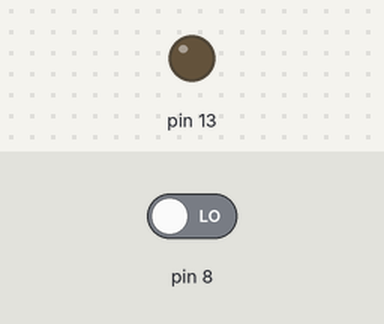
This sketch was run on a simulated Arduino Uno, built with avr-gcc and run on an emulated ATmega328P. Shown: output pins drawn as LEDs (lit = HIGH). Inputs (shaded band) come from the test bench; at power-on: pin 8 LOW.

Above: at 1.2 s.
1.3 s: pin 8 driven HIGH
At 1.7 s:
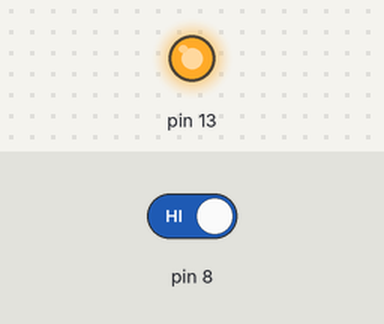
2.9 s: pin 8 driven LOW
At 4.1 s:
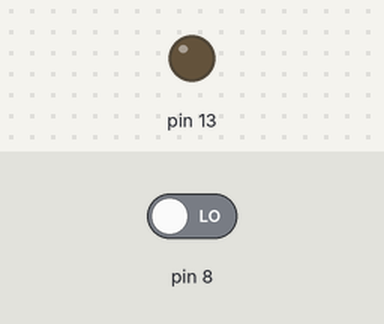
Timing chart, 0 to 5.9 s (numbered marks = the images above; inputs shaded):
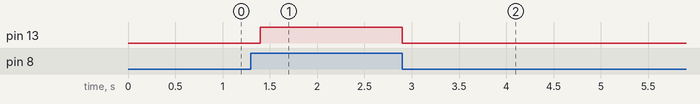

Measured:
- after the input at 1.3 s, pin 13: LOW → HIGH after 0.10 s
- after the input at 2.9 s, pin 13: HIGH → LOW at once

The sketch:

SimpleSwitch_Led.ino
```cpp
/*
 This is simple program to operate LED based on switch status
 Pin 8 = Switch
 Pin 13 = LED (on board)
 When switch turned ON, LED turns ON & viceversa
 */

// the setup function runs once when you press reset or power the board
void setup() {
  // initialize digital pin 13 as an outpu (LED)
  pinMode(13, OUTPUT);

  // initialize digital pin 8 as an input (Switch)
  pinMode(8, INPUT);
}

// the loop function runs over and over again forever
void loop() {

  if(1 == digitalRead(8))
    digitalWrite(13, HIGH);
   delay(100);

  if(0 == digitalRead(8))
    digitalWrite(13, LOW);
  delay(100);

}
```
